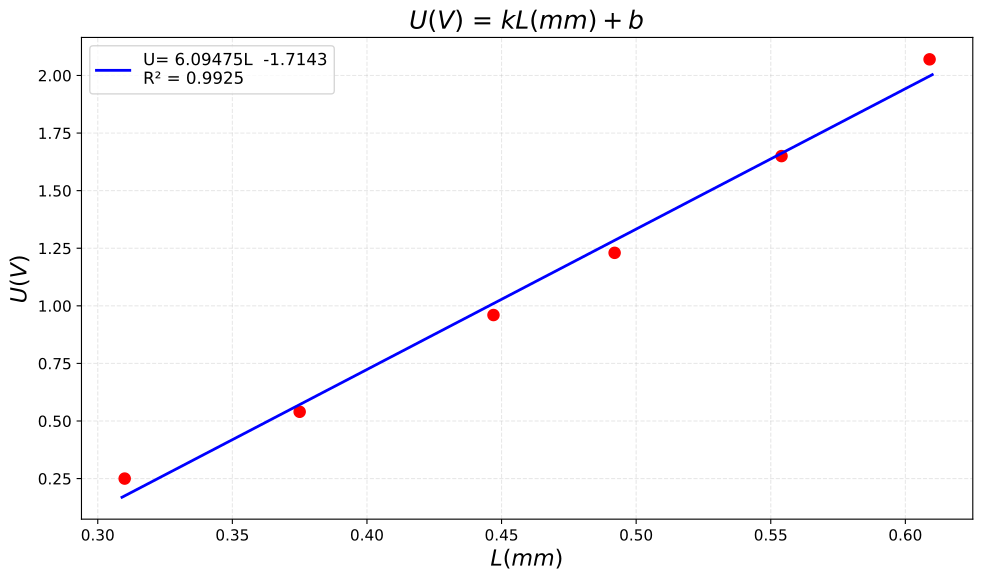

The script that saved this image:
import numpy as np
import numpy as np
import matplotlib.pyplot as plt

L = np.array([0.310,0.375,0.447,0.492,0.554,0.609])
U = np.array([0.25,0.54,0.96,1.23,1.65,2.07])

x = L
y = U


# 计算线性回归
x_mean = np.mean(x)
y_mean = np.mean(y)

numerator = np.sum((x - x_mean) * (y - y_mean))
denominator = np.sum((x - x_mean)**2)

slope = numerator / denominator
intercept = y_mean - slope * x_mean

# 计算R²值
y_pred = slope * x + intercept
ss_res = np.sum((y - y_pred)**2)
ss_tot = np.sum((y - y_mean)**2)
r_squared = 1 - (ss_res / ss_tot)

print("斜率:", slope)
print("截距:", intercept)
print("R²值:", r_squared)

# 绘图
plt.figure(figsize=(10, 6))
plt.plot(x, y, 'ro')

# 生成更平滑的拟合线
x_line = np.linspace(min(x-0.001), max(x+0.001), 100)
y_line = slope * x_line + intercept
plt.plot(x_line, y_line, color='blue', linewidth=2,
         label=f'U= {slope:.5f}L  {intercept:.4f}\nR² = {r_squared:.4f}')
# 使用数学符号设置坐标轴标签
plt.xlabel(r'$L(mm)$', fontsize=16)
plt.ylabel(f'$U(V)$', fontsize=16)
plt.title(r'$U(V)$ = $kL(mm)+b$', fontsize=18)

plt.grid(True, alpha=0.3, linestyle='--')
plt.legend(fontsize=12, loc='best')
plt.tight_layout()
plt.savefig('3.pdf',bbox_inches='tight', dpi=300)
plt.show()
